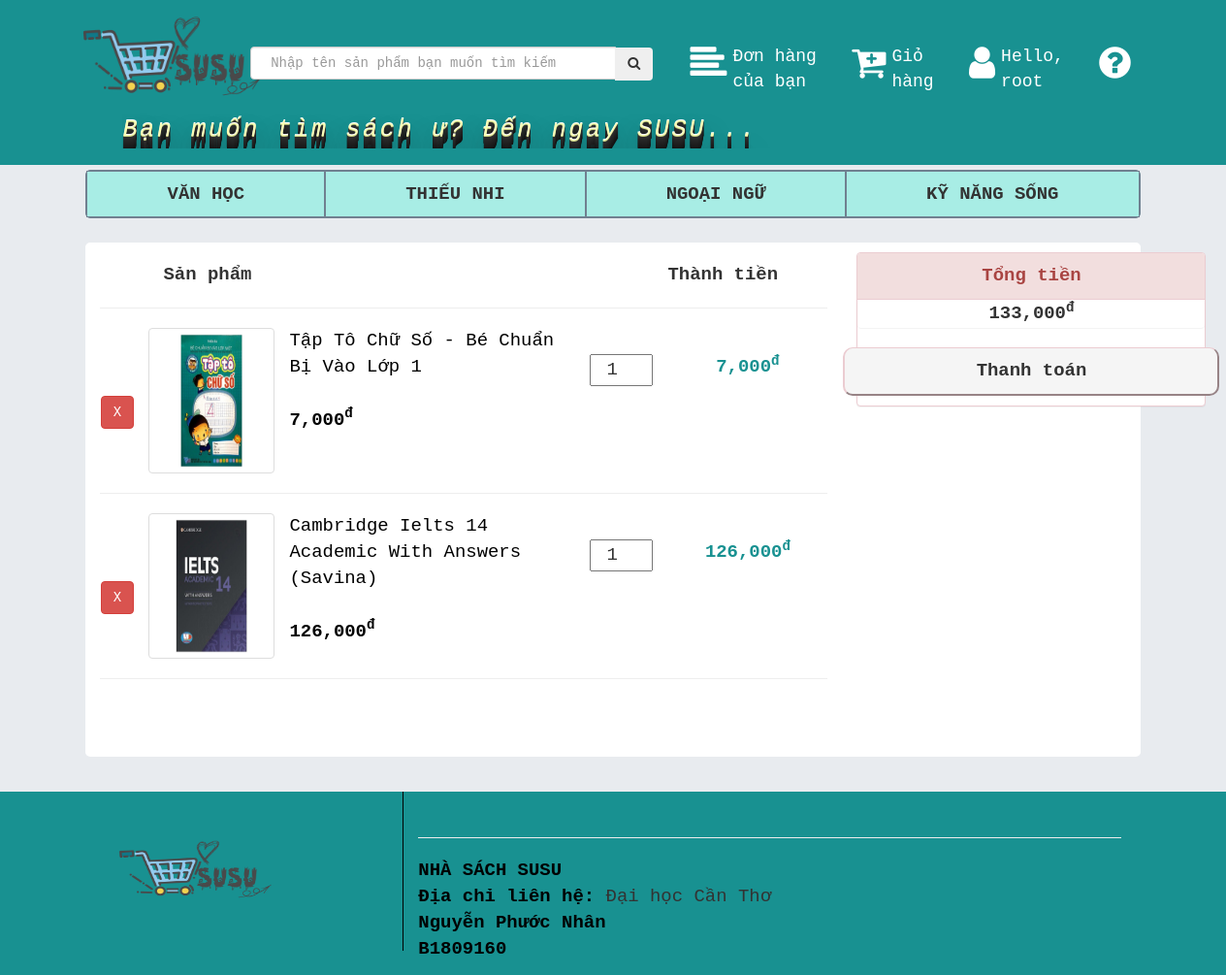
The app's page /QuanLyBanHang/index.php?p=thanhtoan (signed in) with its own data.
### tables this page shows
CREATE TABLE `giohang` (
  `MSKH` int(11) NOT NULL,
  `MSHH` int(11) NOT NULL,
  `SoLuong` int(11) NOT NULL
);

CREATE TABLE `hinh` (
  `MaHinh` int(11) NOT NULL,
  `srcHinh` varchar(100) NOT NULL
);

CREATE TABLE `hanghoa` (
  `MSHH` int(11) NOT NULL,
  `TenHH` varchar(50) NOT NULL,
  `Gia` int(11) NOT NULL,
  `SoLuongHang` tinyint(4) NOT NULL,
  `MaNhom` int(11) NOT NULL,
  `MoTaHH` char(255) DEFAULT NULL
);

### QuanLyBanHang/lib/functionmysql.php (called while the page is built, shortened)
<?php
function giohang($id){
    require "conDB.php";
    $sql = "
        SELECT a.MSKH, a.MSHH, a.SoLuong, b.TenHH, b.Gia, c.srcHinh, b.SoLuongHang
        FROM giohang a, hanghoa b, hinh c
        where a.MSKH = $id AND a.MSHH = b.MSHH and b.MSHH = c.MaHinh
        group by a.MSHH
    ";
    return mysqli_query($conn, $sql);
}
function layid($user){
    require "conDB.php";
    $sql = "
        select iduser from login
        where username = '$user';
    ";
    return mysqli_query($conn, $sql);
}
?>

### QuanLyBanHang/page/thanhtoan.php (the view, shortened to what this page needs)
<?php
if (isset($_SESSION['user'])) {
    $username = $_SESSION['user'];
    $sqlid = layid($username);
    $idquery = mysqli_fetch_array($sqlid);
    $id = $idquery['iduser'];
    $sql = giohang($id);
?>
    <div class="container">
        <div class="row">
            <div class="col-sm-8">
                <form action="" name="checkgiohang">
                    <div class="row">
                        <div class="col-xs-1 text-center">
                        </div>
                        <div class="col-xs-8"><b>Sản phẩm</b></div>
                        <div class="col-xs-3"><b>Thành tiền </b></div>
                    </div>
                    <hr>
                    <?php
                    $sum = 0;
                    ?>
                                                                                                ?> <?php
                        while ($row = mysqli_fetch_array($sql)) {
                        ?> <div class="row">
                                <div class="col-xs-1 text-center">
                                    <button id="xoagiohang<?php echo $row['MSHH']; ?>" style="top:70px; position:relative;" class="btn btn-danger">X</button>
                                </div>
                                <a href="./index.php?p=thongtinsanpham&sp=<?php echo $row['MSHH'] ?>"><img style="height: 150px;" class="col-xs-2 img-thumbnail" src="<?php echo $row['srcHinh']; ?>" alt=""></a>
                                <a href="./index.php?p=thongtinsanpham&sp=<?php echo $row['MSHH'] ?>">
                                    <div class="col-xs-5"><?php echo $row['TenHH']; ?> <br> <br> <b> <?php $gia = $row['Gia'];
                                                                                                        echo number_format($gia); ?><sup>đ</sup></b></div>
                                </a>
                                <br>
                                <input id="soluong<?php echo $row['MSHH']; ?>" class="col-xs-1 soluongthanhtoan" style="padding-right: 1px;" name="soluong" type="number" min="1" max="<?php echo $row['SoLuongHang']; ?>" value="<?php $soluong = $row['SoLuong'];
                                                                                                                                                                                                                                    echo $soluong; ?>">
                                <div class="col-xs-3"><b>
                                        <div id="gia<?php echo $row['MSHH']; ?>" style="color: rgb(24, 145, 145); text-align:center;"><?php $sum += ($row['SoLuong'] * $row['Gia']);
                                                                                                                                        echo number_format($row['SoLuong'] * $row['Gia']); ?><b><sup>đ</sup></b></div>
                                    </b></div>
                        </div>
                        <hr>
                    <?php
                        }
                    ?>
                </form>
            </div>
            <div class="col-sm-4">
                <form action="./index.php?p=dathang" method="POST">
                    <div class="panel panel-danger">
                        <div class="panel-heading text-center"><b>Tổng tiền</b></div>
                        <div id="tongtien" class="panel body text-center"><b><?php echo number_format($sum); ?><sup>đ</sup></b></div>
                        <div class="row">
                            <button <?php if ($sum == 0) echo "disabled"; ?> type="submit" class="col-sm-12 panel-footer text-center panel-danger" style="border-radius:10px"><b>Thanh toán</b></button>
                        </div>
                    </div>
                </form>
            </div>
        </div>
    </div>
<?php
}
?>

### QuanLyBanHang/index.css (style rules this page uses)
html, .body1 { margin: 0; font-family: 'Courier New', Courier, monospace; font-size: 1.5vw; width: 100%; height: 100%; position: relative; background-color: rgba(232, 235, 239, 0.98); z-index: 1; }
a, strong { text-decoration: none; color: black !important; }
a, strong { color: black; }
.row { margin: 10px; }

### records on screen
giohang: hinh.srcHinh (picture), MSHH.TenHH "Tập Tô Chữ Số - Bé Chuẩn Bị Vào Lớp 1", MSHH.Gia "7,000", soluong "1", $row['SoLuong']*$row['Gia'] "7,000"
giohang: hinh.srcHinh (picture), MSHH.TenHH "Cambridge Ielts 14 Academic With Answers (Savina)", MSHH.Gia "126,000", soluong "1", $row['SoLuong']*$row['Gia'] "126,000"

### other values on screen
$_SESSION['user'] "root"
$sum "133,000"
